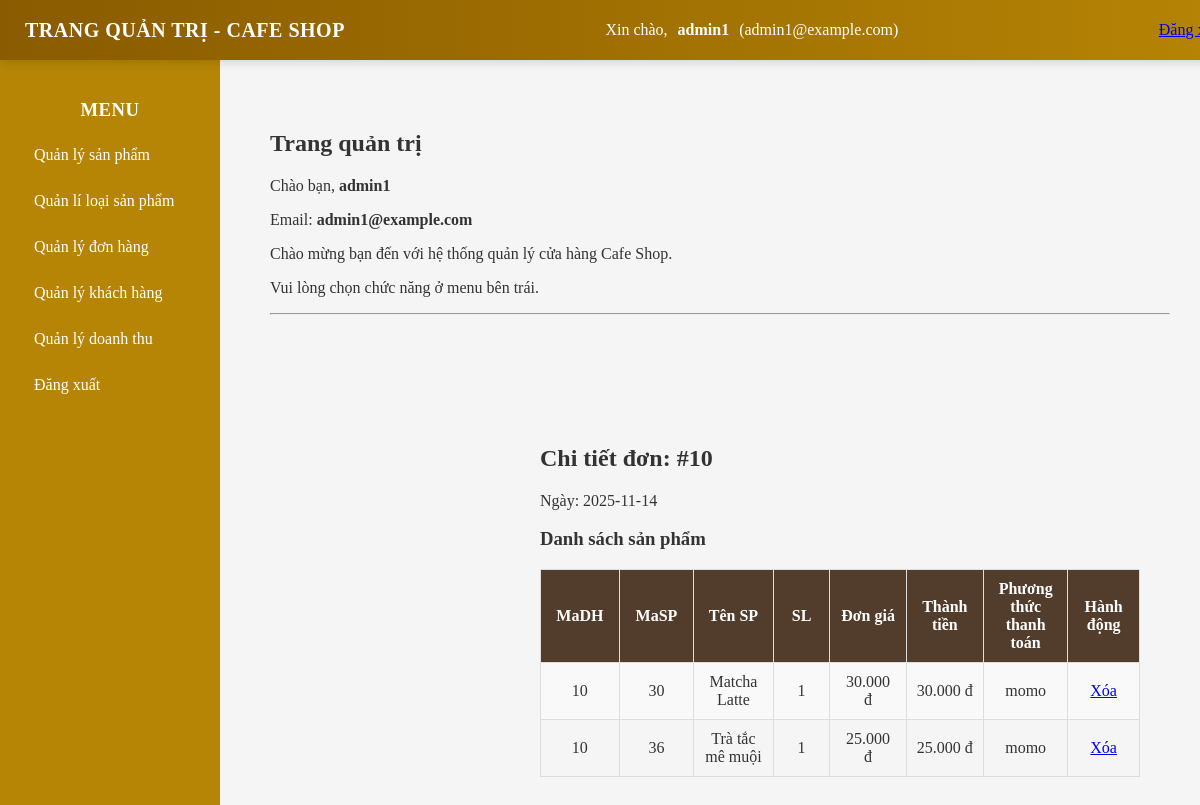
Screenshot of /admin/QLindex.php?key=chitietdon&MaDH=10 (signed in) with the database file from the repository.
### tables this page shows
CREATE TABLE `don_hang` (
  `MaDH` int(11) NOT NULL,
  `MaKH` int(11) NOT NULL,
  `NgayDat` date NOT NULL DEFAULT current_timestamp(),
  `TongTien` decimal(12,2) NOT NULL,
  `phuong_thuc_thanh_toan` varchar(150) NOT NULL,
  `DiaChi` varchar(200) NOT NULL
);

CREATE TABLE `chi_tiet_dh` (
  `MaDH` int(11) NOT NULL,
  `MaSP` int(11) NOT NULL,
  `SoLuong` int(11) NOT NULL,
  `DonGia` decimal(10,2) NOT NULL
);

CREATE TABLE `san_pham` (
  `MaSP` int(11) NOT NULL,
  `TenSP` varchar(100) NOT NULL,
  `Gia` decimal(10,2) NOT NULL,
  `MoTa` text DEFAULT NULL,
  `HinhAnh` varchar(200) DEFAULT NULL,
  `SoLuongTon` text DEFAULT NULL,
  `MaLoai` int(11) DEFAULT NULL
);

### auth.php (called while the page is built, shortened)
<?php
class QL{
    public $host="localhost";
    public $user="root";
    public $pass="";
    public $namedb="cafe_shop";
    public $db;
    function __construct(){
       $this->db=new mysqli ($this->host,$this->user,$this->pass,$this->namedb);
       $this->db->set_charset("utf8");
    }
     function Get_DonHang($MaDH) {
        $res = $this->db->query("SELECT * FROM don_hang WHERE MaDH=$MaDH");
        return $res->fetch_assoc();
    }
     function List_CTDH_ByMaDH($MaDH) {
        return $this->db->query("
            SELECT c.*, p.TenSP
            FROM chi_tiet_dh c
            LEFT JOIN san_pham p ON c.MaSP = p.MaSP
            WHERE c.MaDH = $MaDH
        ");
    }
}
?>

### admin/order_view.php (the view, shortened to what this page needs)
<?php
include "../auth.php";
$ql = new QL();
$MaDH = isset($_GET['MaDH']) ? intval($_GET['MaDH']) : 0;
$order = $ql->Get_DonHang($MaDH);
$ct = $ql->List_CTDH_ByMaDH($MaDH);
?>
<main>
    <h2>Chi tiết đơn: #<?= $MaDH ?></h2>
    <p>Ngày: <?= $order['NgayDat'] ?> </p>
    <h3>Danh sách sản phẩm</h3>
    <table border="1" cellpadding="6">
        <tr><th>MaDH</th><th>MaSP</th><th>Tên SP</th><th>SL</th><th>Đơn giá</th><th>Thành tiền</th><th>Phương thức thanh toán</th><th>Hành động</th></tr>
        <?php while($r = $ct->fetch_assoc()) { ?>
        <tr>
            <td><?= $r['MaDH'] ?></td>
            <td><?= $r['MaSP'] ?></td>
            <td><?= htmlspecialchars($r['TenSP'] ?? '') ?></td>
            <td><?= $r['SoLuong'] ?></td>
            <td><?= number_format($r['DonGia'],0,',','.') ?> đ</td>
            <td><?= number_format($r['SoLuong']*$r['DonGia'],0,',','.') ?> đ</td>
            <td><?= $order['phuong_thuc_thanh_toan'] ?></td>            <td>
                <a href="QLindex.php?key=xoadon&MaDH=<?= $r['MaDH'] ?>&MaDH=<?= $MaDH ?>" onclick="return confirm('Xóa?')">Xóa</a>
            </td>
        </tr>
        <?php } ?>
    </table>
</main>

### css/QL.css (style rules this page uses)
main { margin-left: 240px; margin-top: 80px; padding: 30px; }
table tbody tr td { height: 30px; width: 100px; text-align: -internal-center; }
table { width: 100%; border-collapse: collapse; text-align: center; }
table th, table td { padding: 10px; border: 1px solid #ddd; }
table th { background-color: #523c2b; color: white; }
table tr:nth-child(even) { background-color: #f9f9f9; }

### rows the page displays
don_hang: NgayDat "2025-11-14"
chi_tiet_dh: MaDH "10", MaSP "30", MaSP.TenSP "Matcha Latte", SoLuong "1", DonGia "30.000", $r['SoLuong']*$r['DonGia'] "30.000", MaDH.phuong_thuc_thanh_toan "momo"
chi_tiet_dh: MaDH "10", MaSP "36", MaSP.TenSP "Trà tắc mê muội", SoLuong "1", DonGia "25.000", $r['SoLuong']*$r['DonGia'] "25.000", MaDH.phuong_thuc_thanh_toan "momo"

### other values shown
$_SESSION['admin_name'] "admin1"
$_SESSION['admin_Email'] "admin1@example.com"
$MaDH "10"
